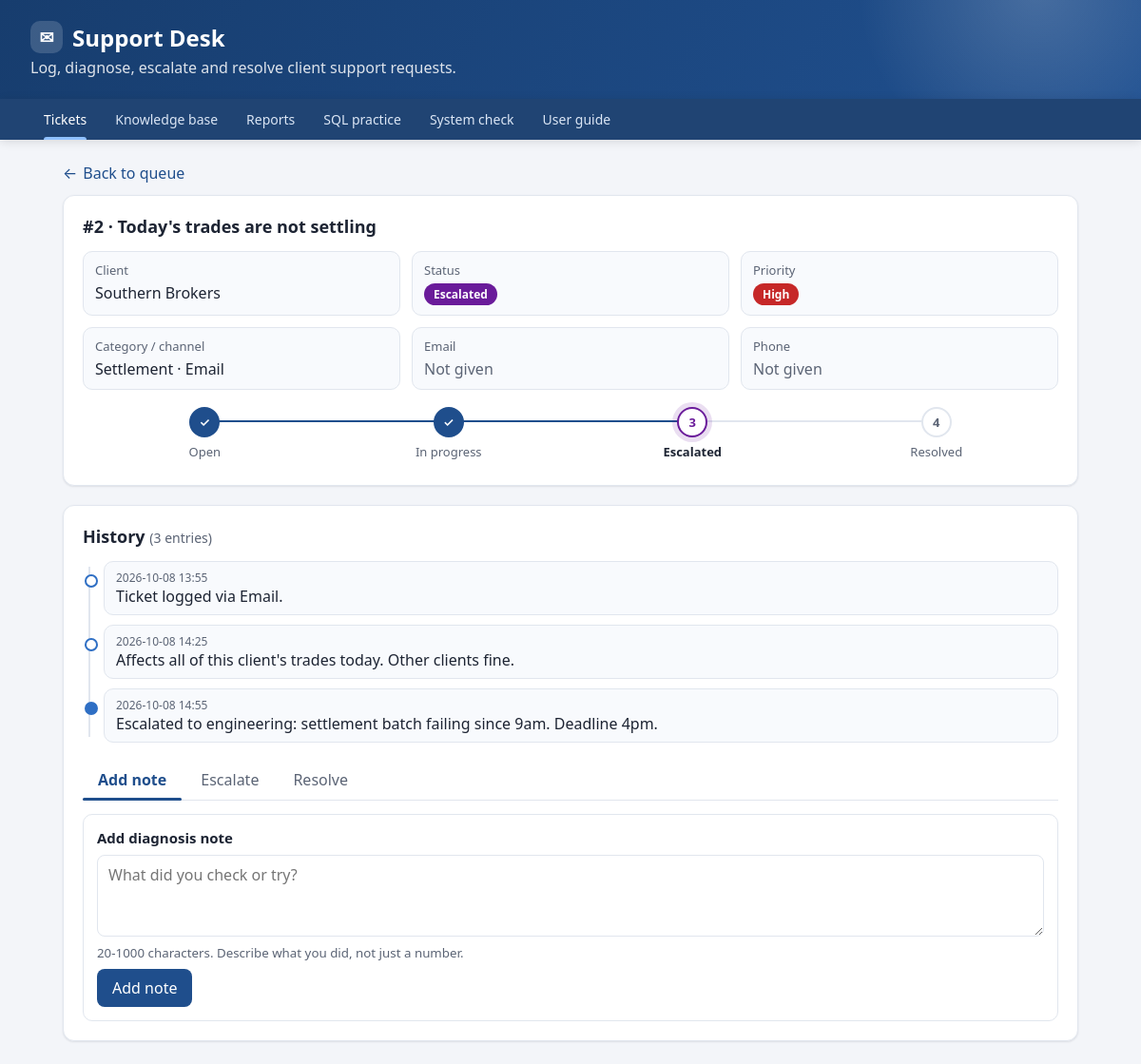
The page /tickets/2 on the database its author committed.
### tables this page shows
CREATE TABLE tickets (
                id         INTEGER PRIMARY KEY AUTOINCREMENT,
                client     TEXT NOT NULL,
                channel    TEXT NOT NULL,
                category   TEXT NOT NULL,
                priority   TEXT NOT NULL,
                issue      TEXT NOT NULL,
                status     TEXT NOT NULL DEFAULT 'Open',
                resolution TEXT,
                created    TEXT NOT NULL,
                updated    TEXT NOT NULL,
                resolved   TEXT
            , email TEXT, phone TEXT);

CREATE TABLE notes (
                id        INTEGER PRIMARY KEY AUTOINCREMENT,
                ticket_id INTEGER NOT NULL REFERENCES tickets(id),
                note      TEXT NOT NULL,
                created   TEXT NOT NULL
            );

### app.py (the view)
@app.route("/tickets/<int:ticket_id>")
def ticket(ticket_id):
    with get_db() as conn:
        t = get_ticket_or_404(conn, ticket_id)
        notes = conn.execute("SELECT * FROM notes WHERE ticket_id = ? ORDER BY id",
                             (ticket_id,)).fetchall()
    return render_template("ticket.html", t=t, notes=notes, page="home")

### app.py (called while the page is built)
def get_db():
    conn = sqlite3.connect(DB_FILE, timeout=10)  # wait if another program has it locked
    conn.row_factory = sqlite3.Row
    return conn

def get_ticket_or_404(conn, ticket_id):
    ticket = conn.execute("SELECT * FROM tickets WHERE id = ?", (ticket_id,)).fetchone()
    if ticket is None:
        abort(404)
    return ticket

### templates/ticket.html (shortened to what this page needs)
{% extends "base.html" %}
{% block content %}
<a class="back-link" href="{{ url_for('index') }}"><span>&larr;</span> Back to queue</a>
<section class="card">
  <h2>#{{ t.id }} &middot; {{ t.issue }}</h2>
  <div class="meta">
    <div><span>Client</span>{{ t.client }}</div>
    <div><span>Status</span><span class="badge status-{{ t.status|lower|replace(' ', '-') }}">{{ t.status }}</span></div>
    <div><span>Priority</span><span class="badge {{ t.priority|lower }}">{{ t.priority }}</span></div>
    <div><span>Category / channel</span>{{ t.category }} &middot; {{ t.channel }}</div>
    <div><span>Email</span>{% if t.email %}<a href="mailto:{{ t.email }}">{{ t.email }}</a>{% else %}<span class="empty">Not given</span>{% endif %}</div>
    <div><span>Phone</span>{% if t.phone %}<a href="tel:{{ t.phone|replace(' ', '') }}">{{ t.phone }}</a>{% else %}<span class="empty">Not given</span>{% endif %}</div>
  </div>
  {% set steps = ['Open', 'In progress', 'Escalated', 'Resolved'] %}
  {% set cur = steps.index(t.status) if t.status in steps else 0 %}
  <ol class="stepper" aria-label="Ticket progress">
    {% for s in steps %}
      <li class="{{ 'done' if loop.index0 < cur or t.status == 'Resolved' }} {{ 'current' if loop.index0 == cur }} {{ 'esc' if s == 'Escalated' }}">{{ s }}</li>
    {% endfor %}
  </ol>
</section>
<section class="card">
  <h2>History <small>({{ notes|length }} entr{{ 'y' if notes|length == 1 else 'ies' }})</small></h2>
  <ul class="notes">
    {% for n in notes %}<li><div class="when" data-ts="{{ n.created }}">{{ n.created }}</div>{{ n.note }}</li>{% endfor %}
  </ul>
  {% if t.status != 'Resolved' %}
  <div class="tabs" role="tablist">
    <button type="button" class="on" data-tab="note" style="--tab-c: var(--accent)">Add note</button>
    <button type="button" data-tab="escalate" style="--tab-c: var(--escalated)">Escalate</button>
    <button type="button" data-tab="resolve" style="--tab-c: var(--low)">Resolve</button>
    <span class="ink"></span>
  </div>
  <div class="actions">
    <form action="{{ url_for('ticket_note', ticket_id=t.id) }}" method="post" class="on" data-panel="note">
      <h3>Add diagnosis note</h3>
      <textarea name="note" rows="3" required minlength="{{ NOTE_MIN }}" maxlength="{{ NOTE_MAX }}" data-autogrow placeholder="What did you check or try?"></textarea>
      <small class="empty">{{ NOTE_MIN }}-{{ NOTE_MAX }} characters. Describe what you did, not just a number.</small>
      <button type="submit">Add note</button>
    </form>
  </div>
  {% endif %}
</section>
{% endblock %}

### rows shown on the page
tickets: id "2", issue "Today's trades are not settling", client "Southern Brokers", status "Escalated", priority "High", category "Settlement", channel "Email"
notes: created "2026-10-08 13:55", note "Ticket logged via Email."
notes: created "2026-10-08 14:25", note "Affects all of this client's trades today. Other clients fine."
notes: created "2026-10-08 14:55", note "Escalated to engineering: settlement batch failing since 9am. Deadline 4pm."

### other values the page prints
{{ s }} "Open" "In progress" "Escalated" "Resolved"
{{ notes|length }} "3"
{{ 'y' if notes|length == 1 else 'ies' }} "ies"
{{ NOTE_MIN }} "20"
{{ NOTE_MAX }} "1000"
